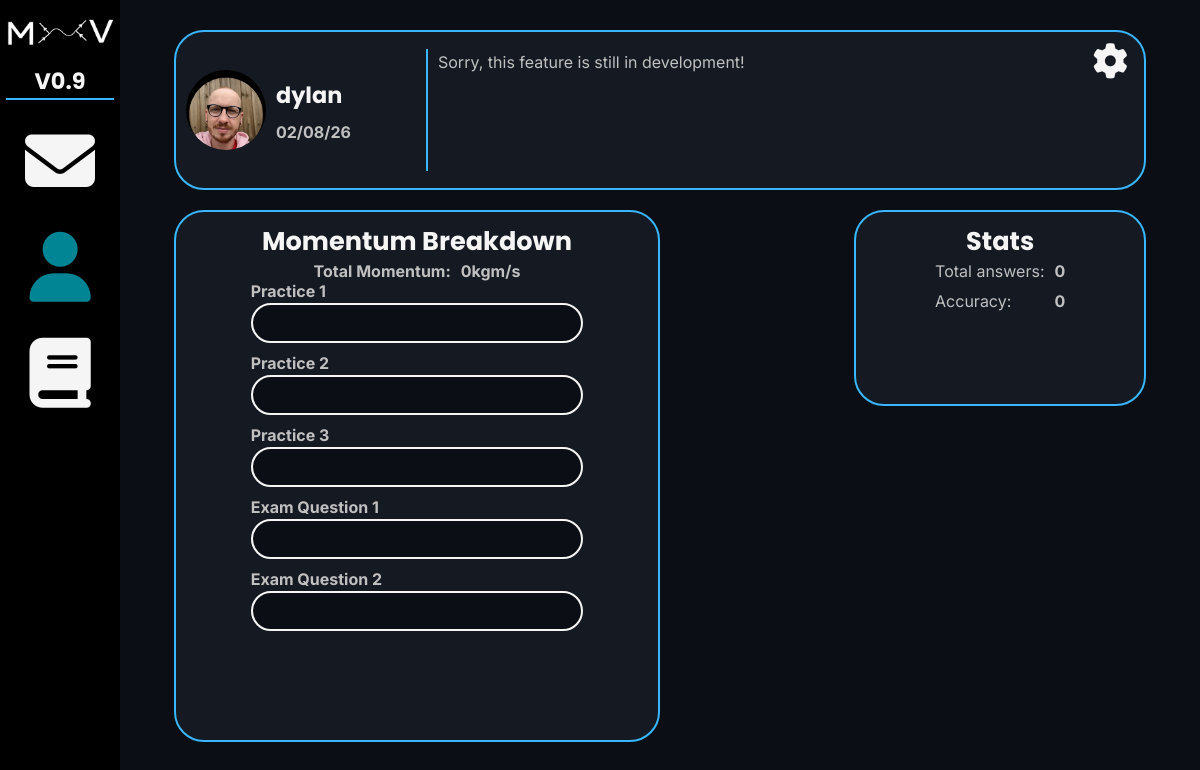
Page /home/1 on the earlier database version.
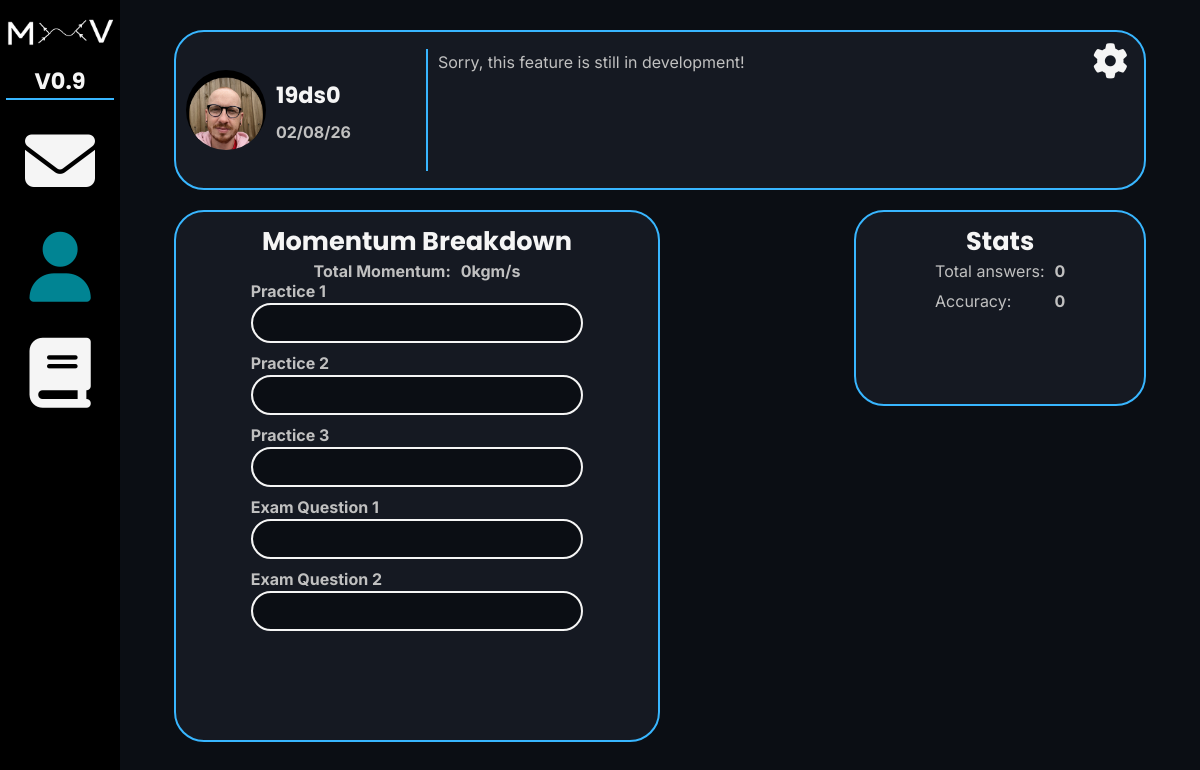
Same page on the later database version.
### database/create_db.py (models this page shows)
class User(db.Model):
    __tablename__ = "users"
    user_id = db.Column(db.Integer, primary_key=True)
    username = db.Column(db.String(10), nullable=False)
    email = db.Column(db.String(254), nullable=False, unique=True)
    password_hash = db.Column(db.Integer)
    bio = db.Column(db.String(200), nullable=False)
    join_date = db.Column(db.DateTime, default=datetime.now)
    verified = db.Column(db.Boolean, default=False)
    code = db.Column(db.Integer, nullable=False)
    stats = db.relationship(
        "Stats", uselist=False, back_populates="user", cascade="all, delete-orphan"
    )

### routes/home.py (the view)
@home_bp.route("/home/<int:id>")
def home(id):
    service = Home(id)
    user_data = service.user_data()
    answer_data = service.answer_data()
    momentum_data = service.momentum_data()
    return render_template(
        "home.html",
        user_data=user_data,
        answer_data=answer_data,
        momentum_data=momentum_data,
        id=id,
    )

### database/select_db.py (called while the page is built)
    @staticmethod
    def get_all_momentum(id):
        user_stats = Stats.query.filter(Stats.user_id == id).first()
        return {
            "total": user_stats.total_momentum,
            "practice1": user_stats.practice1_momentum,
            "practice2": user_stats.practice2_momentum,
            "practice3": user_stats.practice3_momentum,
            "exam1": user_stats.exam1_momentum,
            "exam2": user_stats.exam2_momentum,
        }

    @staticmethod
    def get_answer_data(id):
        user_stats = Stats.query.filter(Stats.user_id == id).first()
        return {"total": user_stats.total_answers, "wrong": user_stats.wrong_answers}

    @staticmethod
    def get_user_data(id):
        user_stats = User.query.filter(User.user_id == id).first()
        return {
            "username": user_stats.username,
            "bio": user_stats.bio,
            "join_date": user_stats.join_date.strftime("%x"),
        }

### services/home_service.py (called while the page is built)
    def answer_data(self):
        answers = Select.get_answer_data(self.id)
        if answers["total"] != 0:
            accuracy = int(
                ((answers["total"] - answers["wrong"]) / answers["total"]) * 100
            )
        else:
            accuracy = 0
        return {"total": answers["total"], "accuracy": accuracy}

    def momentum_data(self):
        data = Select.get_all_momentum(self.id)
        for key in data:
            if key == "total":  # Don't want to convert total to a percentage
                continue
            data[key] = self.to_percent(data[key], data["total"])
        return data

    def to_percent(self, data, total):
        if total != 0:
            return 100 * (data / total)
        else:
            return 0

    def user_data(self):
        return Select.get_user_data(self.id)

### templates/home.html (shortened to what this page needs)
{% extends "joined.html" %} {% block style2 %}
<link rel="stylesheet" href="{{url_for('static', filename='css/home.css')}}" />
{% endblock %} {% block main %}
<main>
	<div id="top-div" class="card">
		<div id="profile-div">
			<img
				id="profile-picture"
				src="{{url_for('static', filename='images/profile_pictures/keating_pfp.png')}}"
			/>
			<div id="profile-details-div">
				<h3 id="username">{{ user_data.username }}</h3>
				<h4 id="join-date">{{ user_data.join_date }}</h4>
			</div>
		</div>
		<div class="vertical-bar"></div>
		<p id="bio">{{ user_data.bio }}</p>
		<a href="/profile-settings/{{ id }}" class="header-link"><i class="fa-solid fa-gear" id="settings-link"></i></a>
	</div>
	<div id="bottom-div">
		<div id="momentum-div" class="card">
			<h2>Momentum Breakdown</h2>
			<div id="total-momentum-div">
				<h4 id="total-momentum">Total Momentum:</h4>
				<h4>{{ momentum_data.total }}kgm/s</h4>
			</div>
			<div class="bar-div">
				<h4 class="bar-title">Practice 1</h4>
				<div class="bar-container">
				</div>
			</div>
			<div class="bar-div">
				<h4 class="bar-title">Practice 2</h4>
				<div class="bar-container">
				</div>
			</div>
			<div class="bar-div">
				<h4 class="bar-title">Practice 3</h4>
				<div class="bar-container">
				</div>
			</div>
			<div class="bar-div">
				<h4 class="bar-title">Exam Question 1</h4>
				<div class="bar-container">
				</div>
			</div>
			<div class="bar-div">
				<h4 class="bar-title">Exam Question 2</h4>
				<div class="bar-container">
				</div>
			</div>
		</div>
		<div id="stats-div" class="card">
			<h2>Stats</h2>
			<div id="stats-display-div">
				<div id="stat-type-div">
					<p class="row1">Total answers:</p>
					<p>Accuracy:</p>
				</div>
				<div id="stat-data-div">
					<h4 id="total-answers" class="row1">{{ answer_data.total }}</h4>
					<h4 id="accuracy">{{ answer_data.accuracy }}</h4>
				</div>
			</div>
		</div>
	</div>
</main>
{% endblock %}

### templates/joined.html (shortened to what this page needs)
{% extends "base.html" %} {% block style %}
<link
	rel="stylesheet"
	href="{{ url_for('static', filename='css/joined.css') }}"
/>
<link
	rel="stylesheet"
	href="https://cdnjs.cloudflare.com/ajax/libs/font-awesome/6.5.0/css/all.min.css"
/>
{% block style2 %}{% endblock %} {% endblock %} {% block content %}
<body>
	<header>
		<div id="logo-div">
			<img
				id="MxV-logo"
				src="{{ url_for('static', filename='images/MxVlogo.png')}}"
				alt="MxV logo."
				title="Mass x Velocity"
			/>
			<h3>V0.9</h3>
			<div class="horizontal-bar"></div>
		</div>
		<div id="nav-div">
			<a href="mailto:dylan08code@gmail.com" target="_blank"
				><i class="fa-solid fa-envelope" id="mail"></i
			></a>
			<a href="/home/{{ id }}"><i class="fa-solid fa-user" id="home"></i></a>
			<a href="/topics/{{ id }}"
				><i class="fa-solid fa-book" id="topics"></i
			></a>
		</div>
	</header>
	{% block main %}{% endblock %} {% endblock %}

### templates/base.html (shortened to what this page needs)
<!doctype html>
<html>
	<head>
		<link
			rel="stylesheet"
			href="{{url_for('static', filename='css/styles.css')}}"
		/>
		{% block style %}{% endblock %}
	</head>
	{% block content %}{% endblock %}
</html>

### static/css/styles.css (style rules this page uses)
:root { --bg: #0b0e14; --card: #151922; --border: #38b6ff; --button: #018493; --primary: #f5f5f5; --secondary: #c0c0c0; --input: #1c2028; --error: #b71c1c; }
* { margin: 0; padding: 0; box-sizing: border-box; }
html, body { width: 100%; overflow-x: hidden; height: 100vh; background: var(--bg); }
header { background-color: black; width: 10vw; height: 100vh; position: fixed; z-index: 10; display: flex; flex-direction: column; align-items: center; justify-content: space-around; }
header a, .header-link { transition: 0.3s ease-in-out; }
h1, h2, h3, button, header a, .dropdown, .header-link, input[type="submit"], .button { font-family: "Poppins", system-ui, sans-serif; font-size: 2.2rem; color: var(--primary); }
h2 { font-size: 1.6rem; }
h3, button, header a, .dropdown, input[type="submit"], .button { font-size: 1.4rem; }
p, h4, input[type="email"], input[type="password"], input[type="text"], textarea, a, input[type="float"] { font-family: "Inter", system-ui, sans-serif; font-size: 1rem; color: var(--secondary); }
h4 { font-weight: bold; }
.card { background-color: var(--card); padding: 0.625rem; border: 2px solid var(--border); border-radius: 1.875rem; }
.vertical-bar { width: 2px; height: 90%; background-color: var(--border); }
.horizontal-bar { width: 90%; height: 2px; background-color: var(--border); }

### static/css/joined.css (style rules this page uses)
header { justify-content: flex-start; }
header a { font-size: 4.375rem; }
#logo-div { display: flex; flex-direction: column; align-items: center; margin-bottom: 0.625rem; }
#MxV-logo { width: 100%; }
#nav-div { display: flex; flex-direction: column; align-items: center; }
main { display: flex; flex-direction: column; align-items: center; justify-content: center; width: 90vw; height: 100vh; margin-left: 10vw; }

### static/css/home.css (style rules this page uses)
:root { --bar: #0b0e14; --bar-border: #f5f5f5; --bar-fg: #38b6ff; --selected-fg: #018493; }
#home { color: var(--selected-fg); }
#top-div, #bottom-div { width: 90%; display: flex; }
#top-div { margin-bottom: 1.25rem; height: 20vh; align-items: center; position: relative; }
#bottom-div { height: 70vh; justify-content: space-between; }
#profile-div { display: flex; align-items: center; width: 20vw; }
#profile-picture { width: 10vh; height: 10vh; border-radius: 50%; margin-right: 0.625rem; aspect-ratio: 1 / 1; object-fit: cover; }
#profile-details-div { height: 90%; display: flex; flex-direction: column; margin-right: 0.625rem; }
#username { margin-bottom: 0.625rem; }
#bio { margin-left: 0.625rem; height: 85%; }
#settings-link { position: absolute; top: 0.67rem; right: 1rem; }
#momentum-div, #stats-div { width: 50%; height: 95%; display: flex; flex-direction: column; align-items: center; }
#total-momentum-div { display: flex; align-items: center; }
#total-momentum { margin-right: 0.625rem; }
.bar-div { width: 90%; margin-bottom: 0.625rem; }
.bar-title { padding-left: 10%; }
.bar-container { background-color: var(--bar); border: 2px solid var(--bar-border); width: 80%; border-radius: 9999px; height: 5vh; margin-top: 0.125rem; margin-left: 10%; margin-right: 10%; }
#stats-div { width: 30%; height: 35%; }
#stats-display-div { display: flex; }
#stat-type-div { margin-right: 10px; }
.row1 { margin-bottom: 10px; }

Differences in the rows shown:
changed User "Sorry, this feature is still in development!": username "dylan" → "19ds0"
